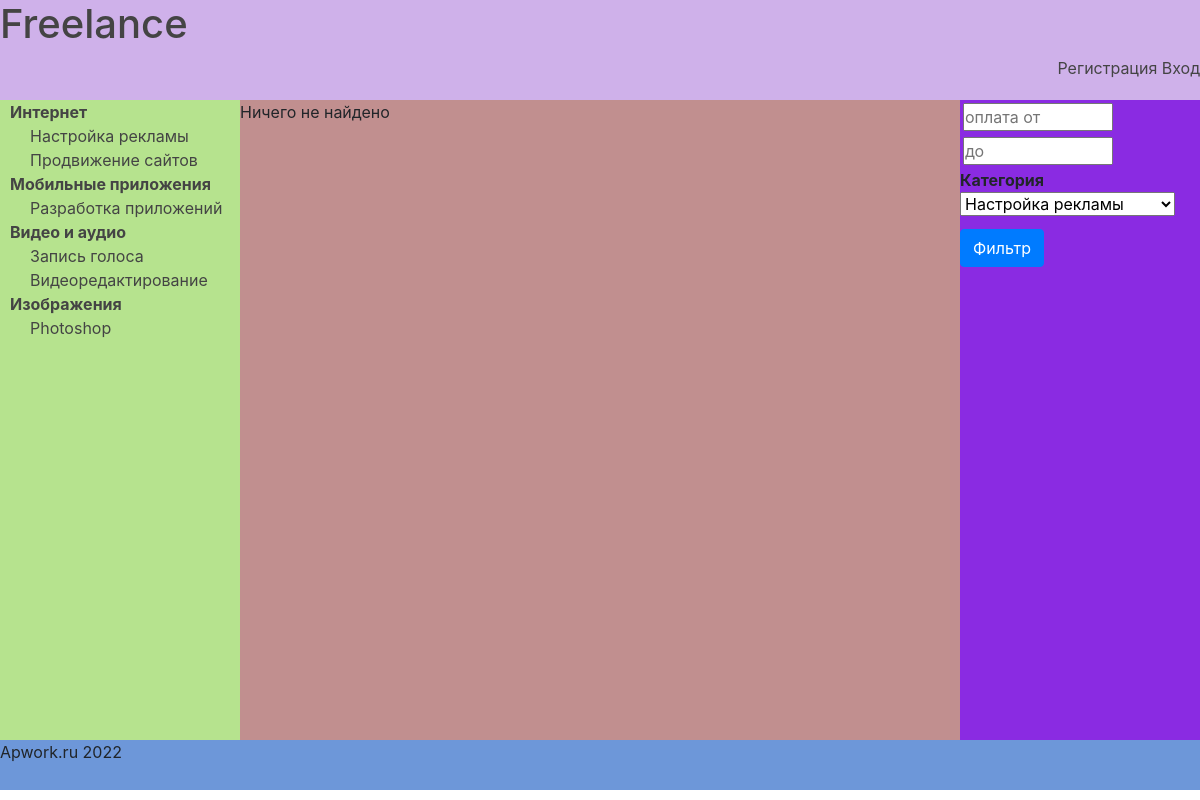
/filter/, run on the app's committed database.
### main/models.py (models this page shows, shortened)
class SubCategory(models.Model):
    tittle_sub_cat = models.CharField(max_length=50, verbose_name='Подкатегория')
    category = models.ForeignKey('Category', on_delete=models.PROTECT, verbose_name='Категория')
    slug_sub_cat = models.SlugField(unique=True, verbose_name='URL', max_length=150, primary_key=True)
    class Meta:
        verbose_name = 'Подкатегория'
        verbose_name_plural = 'Подкатегории'

class Category(models.Model):
    title_cat = models.CharField(max_length=50, verbose_name='Категория')
    slug_cat = models.SlugField(unique=True, verbose_name='URL', max_length=100)
    class Meta:
        verbose_name = 'Категория'
        verbose_name_plural = 'Категории'

### main/views.py (the view, shortened to what this page needs)
# urls.py: path('filter/', views.filters, name='filter'),
def filters(request):
    print(request.POST)
    return render(request, 'filter.html')

### main/midlewares.py (called while the page is built)
def category_context_processor(request):
    if request.method == 'GET' or 'category' in request.POST:
        context = {'category': SubCategory.objects.all(),
                   "keyword": "",
                   'all': ""}
        return context
    else:
        return {'nothing': 'OK'}

### templates/filter.html
{% extends 'basic.html' %}
{% block content %}
    {% if not form %}
        <p>Ничего не найдено</p>
    {% else %}
{% include 'module/view_list_job.html' %}
    {% endif %}
{% endblock %}

### templates/basic.html (shortened to what this page needs)
{% load static %}
{% load bootstrap4 %}
<!doctype html>
<html lang="ru">
<head>
    <link rel="stylesheet" href="{% static 'style/style.css' %}">
    {% bootstrap_css %}
</head>
<body>
<div id="main">
    <div id="header">
        <a href="{% url 'home' %}"><h1>Freelance</h1></a>
        <ul>
            {% if request.user.is_authenticated %}
                <a href="{% url 'account' %}">
                    <li>Профиль</li>
                </a>
                <li><a href="{% url 'logout' %}">Выход</a></li>
            {% else %}
                <li><a href="{% url 'register' %}">Регистрация</a></li>
                <li><a href="{% url 'login' %}">Вход</a></li>
                </ul>
            {% endif %}
    </div>
    <div id="menu">
        {% block menu %}
            <ul>
                {% for cat in category %}
                    {% ifchanged cat.category.pk %}
                        <li><b>{{ cat.category.title_cat }}</b></li>
                    {% endifchanged %}
                    <li><a href="{% url 'job_cat_view' cat.slug_sub_cat %}">
                        {{ cat.tittle_sub_cat }}</a></li>
                {% endfor %}
            </ul>
        {% endblock %}
    </div>
    <div id="content">
        {% block content %}{% endblock %}
    </div>
    <div id="filter">
        {% block filter %}
            <form action="{% url 'filter' %}" method="post">
                <input type="number" class="filter-form" name="min_price" placeholder="оплата от" value="{{ min }}"/>
                <input type="number" class="filter-form" name="max_price" placeholder="до" value="{{ max }}"/>
                <strong>Категория</strong><br>
                <label>
                    <select name="category">
                        {% for cat in category %}
                            <option value="{{ cat.slug_sub_cat }}">{{ cat.tittle_sub_cat }}</option>
                        {% endfor %}
                    </select>
                </label>
                <button style="margin-top: 5px" type="submit" class="btn btn-primary">Фильтр</button>
            </form>
        {% endblock %}
    </div>
    <div id="footer">
        <p>Apwork.ru {% now "Y" %}</p>
    </div>
</div>
</body>
</html>

### main/static/style/style.css (style rules this page uses)
* { padding: 0; margin: 0; }
#header { background-color: #cfb1ea; min-height: 100px; min-width: 300px; }
#menu { background-color: #b6e38e; min-width: 20%; min-height: 80vh; float: left; }
#menu a { padding-left: 20px }
#content { background-color: #c18f8f; min-height: 80vh; min-width: 60%; max-width: 60%; float: left; }
#footer { background-color: #6d97d9; min-width: 100px; min-height: 50px; }
#header a { text-decoration: none; color: #444444; }
#filter { min-width: 20%; background-color: blueviolet; min-height: 80vh; }
#header ul { text-align: right; }
#header li { display: inline; }
a:any-link { color: #444444; }
li { list-style-type: none; text-decoration: none; color: #444444; }
#menu a { color: #444444; }
#menu li { padding-left: 10px; }
.filter-form { margin: 3px; width: 150px; }

### data on the page
SubCategory: category.title_cat "Интернет", tittle_sub_cat "Настройка рекламы"
SubCategory: tittle_sub_cat "Продвижение сайтов"
SubCategory: category.title_cat "Мобильные приложения", tittle_sub_cat "Разработка приложений"
SubCategory: category.title_cat "Видео и аудио", tittle_sub_cat "Запись голоса"
SubCategory: tittle_sub_cat "Видеоредактирование"
SubCategory: category.title_cat "Изображения", tittle_sub_cat "Photoshop"

### other printed values
form field category "Настройка рекламы"
